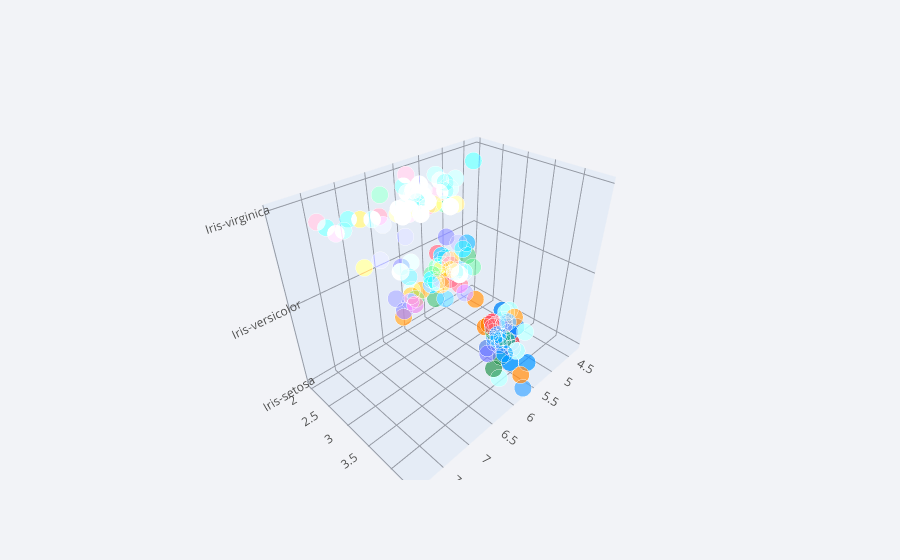

Here is the notebook cell this chart was saved with:
### Code cell
from plotly.offline import iplot
import plotly as py
import plotly.tools as tls
import pandas as pd
import numpy as np
import seaborn as sns
import matplotlib.pyplot as plt
%matplotlib inline
import cufflinks as cf
py.offline.init_notebook_mode(connected=True)
cf.go_offline()


iris = pd.read_csv('/Users/ADMIN/Desktop/anacoda/iris.csv', names=['sepal_length', 'sepal_width', 'petal_length', 'petal_width', 'class'])
iris.iplot(kind = 'scatter3d',x = 'sepal_length',y='sepal_width',z = 'class')
sns.relplot(kind='scatter',x = 'sepal_length', y = 'sepal_width',hue = 'species',data = iris1)

### Figure 1 — Plotly figure (JSON) as saved in the notebook; plotly's stock layout.template omitted (floating-point values rounded to 4 significant figures; data arrays with more than 128 entries replaced by an {"elided": "..."} marker saying what was removed)
{"data": [{"marker": {"color": {"elided": "150 str values"}, "opacity": 0.8, "size": {"elided": "150 int values"}, "symbol": "circle"}, "mode": "markers", "text": {"elided": "150 str values"}, "type": "scatter3d", "x": {"elided": "150 float values"}, "y": {"elided": "150 float values"}, "z": {"elided": "150 str values"}}], "layout": {"legend": {"bgcolor": "#F2F3F7", "font": {"color": "#505050"}}, "paper_bgcolor": "#F2F3F7", "plot_bgcolor": "#F2F3F7", "scene": {"xaxis": {"gridcolor": "#9499A3", "showgrid": true, "tickfont": {"color": "#505050"}, "title": {"font": {"color": "#505050"}, "text": ""}, "zerolinecolor": "#9499A3"}, "yaxis": {"gridcolor": "#9499A3", "showgrid": true, "tickfont": {"color": "#505050"}, "title": {"font": {"color": "#505050"}, "text": ""}, "zerolinecolor": "#9499A3"}, "zaxis": {"gridcolor": "#9499A3", "showgrid": true, "tickfont": {"color": "#505050"}, "title": {"font": {"color": "#505050"}, "text": ""}, "zerolinecolor": "#9499A3"}}, "title": {"font": {"color": "#484848"}}}}
